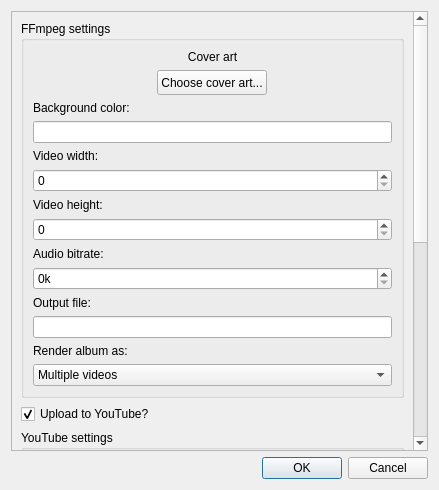
<?xml version="1.0" encoding="UTF-8"?>
<ui version="4.0">
 <class>songSettingsWindow</class>
 <widget class="QWidget" name="songSettingsWindow">
  <property name="geometry">
   <rect>
    <x>0</x>
    <y>0</y>
    <width>439</width>
    <height>490</height>
   </rect>
  </property>
  <property name="sizePolicy">
   <sizepolicy hsizetype="Expanding" vsizetype="Expanding">
    <horstretch>0</horstretch>
    <verstretch>0</verstretch>
   </sizepolicy>
  </property>
  <property name="minimumSize">
   <size>
    <width>400</width>
    <height>400</height>
   </size>
  </property>
  <layout class="QVBoxLayout" name="verticalLayout_2">
   <item>
    <widget class="SettingsScrollArea" name="scrollArea">
     <property name="minimumSize">
      <size>
       <width>200</width>
       <height>200</height>
      </size>
     </property>
     <property name="widgetResizable">
      <bool>true</bool>
     </property>
     <widget class="QWidget" name="songSettings">
      <property name="geometry">
       <rect>
        <x>0</x>
        <y>-261</y>
        <width>405</width>
        <height>816</height>
       </rect>
      </property>
      <property name="sizePolicy">
       <sizepolicy hsizetype="Expanding" vsizetype="Expanding">
        <horstretch>0</horstretch>
        <verstretch>0</verstretch>
       </sizepolicy>
      </property>
      <property name="minimumSize">
       <size>
        <width>0</width>
        <height>0</height>
       </size>
      </property>
      <layout class="QVBoxLayout" name="verticalLayout">
       <item>
        <widget class="QGroupBox" name="ffmpegSettings">
         <property name="title">
          <string>FFmpeg settings</string>
         </property>
         <layout class="QVBoxLayout" name="verticalLayout_7">
          <item>
           <widget class="CoverArtDisplay" name="coverArt">
            <property name="sizePolicy">
             <sizepolicy hsizetype="Expanding" vsizetype="Expanding">
              <horstretch>0</horstretch>
              <verstretch>0</verstretch>
             </sizepolicy>
            </property>
            <property name="minimumSize">
             <size>
              <width>0</width>
              <height>0</height>
             </size>
            </property>
            <property name="text">
             <string>Cover art</string>
            </property>
            <property name="scaledContents">
             <bool>false</bool>
            </property>
            <property name="alignment">
             <set>Qt::AlignCenter</set>
            </property>
           </widget>
          </item>
          <item alignment="Qt::AlignHCenter">
           <widget class="QPushButton" name="coverArtButton">
            <property name="minimumSize">
             <size>
              <width>0</width>
              <height>25</height>
             </size>
            </property>
            <property name="maximumSize">
             <size>
              <width>150</width>
              <height>50</height>
             </size>
            </property>
            <property name="text">
             <string>Choose cover art...</string>
            </property>
           </widget>
          </item>
          <item>
           <widget class="QLabel" name="label">
            <property name="text">
             <string>Background color:</string>
            </property>
           </widget>
          </item>
          <item>
           <widget class="QLineEdit" name="backgroundColor"/>
          </item>
          <item>
           <widget class="QLabel" name="label_14">
            <property name="text">
             <string>Video width:</string>
            </property>
           </widget>
          </item>
          <item>
           <widget class="QSpinBox" name="videoWidth">
            <property name="maximum">
             <number>99999</number>
            </property>
           </widget>
          </item>
          <item>
           <widget class="QLabel" name="label_15">
            <property name="text">
             <string>Video height:</string>
            </property>
           </widget>
          </item>
          <item>
           <widget class="QSpinBox" name="videoHeight">
            <property name="maximum">
             <number>99999</number>
            </property>
           </widget>
          </item>
          <item>
           <widget class="QLabel" name="label_16">
            <property name="text">
             <string>Audio bitrate:</string>
            </property>
           </widget>
          </item>
          <item>
           <widget class="QSpinBox" name="audioBitrate">
            <property name="suffix">
             <string>k</string>
            </property>
            <property name="maximum">
             <number>99999</number>
            </property>
           </widget>
          </item>
          <item>
           <widget class="QLabel" name="label_2">
            <property name="text">
             <string>Output file:</string>
            </property>
           </widget>
          </item>
          <item>
           <widget class="QLineEdit" name="fileOutput"/>
          </item>
          <item>
           <widget class="QLabel" name="albumPlaylistLabel">
            <property name="text">
             <string>Render album as:</string>
            </property>
           </widget>
          </item>
          <item>
           <widget class="QComboBox" name="albumPlaylist">
            <item>
             <property name="text">
              <string>Multiple videos</string>
             </property>
            </item>
            <item>
             <property name="text">
              <string>Single video</string>
             </property>
            </item>
           </widget>
          </item>
         </layout>
        </widget>
       </item>
       <item>
        <widget class="SettingCheckBox" name="uploadYouTube">
         <property name="text">
          <string>Upload to YouTube?</string>
         </property>
         <property name="checked">
          <bool>true</bool>
         </property>
         <property name="tristate">
          <bool>false</bool>
         </property>
        </widget>
       </item>
       <item>
        <widget class="QGroupBox" name="youtubeSettings">
         <property name="title">
          <string>YouTube settings</string>
         </property>
         <layout class="QVBoxLayout" name="verticalLayout_6">
          <item>
           <widget class="QLabel" name="label_9">
            <property name="text">
             <string>Upload as user:</string>
            </property>
           </widget>
          </item>
          <item>
           <widget class="QComboBox" name="userSelect"/>
          </item>
          <item alignment="Qt::AlignRight">
           <widget class="QPushButton" name="addUser">
            <property name="minimumSize">
             <size>
              <width>0</width>
              <height>25</height>
             </size>
            </property>
            <property name="maximumSize">
             <size>
              <width>150</width>
              <height>50</height>
             </size>
            </property>
            <property name="text">
             <string>Add new user...</string>
            </property>
           </widget>
          </item>
          <item>
           <widget class="QLabel" name="label_10">
            <property name="text">
             <string>Video title:</string>
            </property>
           </widget>
          </item>
          <item>
           <widget class="QLineEdit" name="videoTitle"/>
          </item>
          <item>
           <widget class="QLabel" name="label_11">
            <property name="text">
             <string>Video description:</string>
            </property>
           </widget>
          </item>
          <item>
           <widget class="QPlainTextEdit" name="videoDescription"/>
          </item>
          <item>
           <widget class="QLabel" name="label_12">
            <property name="text">
             <string>Video tags:</string>
            </property>
           </widget>
          </item>
          <item>
           <widget class="QPlainTextEdit" name="videoTags">
            <property name="maximumSize">
             <size>
              <width>16777215</width>
              <height>16777215</height>
             </size>
            </property>
           </widget>
          </item>
          <item>
           <widget class="QLabel" name="label_13">
            <property name="text">
             <string>Visibility:</string>
            </property>
           </widget>
          </item>
          <item>
           <widget class="QComboBox" name="videoVisibility">
            <item>
             <property name="text">
              <string>Public</string>
             </property>
            </item>
            <item>
             <property name="text">
              <string>Unlisted</string>
             </property>
            </item>
           </widget>
          </item>
         </layout>
        </widget>
       </item>
      </layout>
     </widget>
    </widget>
   </item>
   <item>
    <widget class="QDialogButtonBox" name="songSettingsButtonBox">
     <property name="standardButtons">
      <set>QDialogButtonBox::Cancel|QDialogButtonBox::Ok</set>
     </property>
    </widget>
   </item>
  </layout>
 </widget>
 <customwidgets>
  <customwidget>
   <class>SettingCheckBox</class>
   <extends>QCheckBox</extends>
   <header>setting_check_box.h</header>
  </customwidget>
  <customwidget>
   <class>CoverArtDisplay</class>
   <extends>QLabel</extends>
   <header>cover_art_display.h</header>
  </customwidget>
  <customwidget>
   <class>SettingsScrollArea</class>
   <extends>QScrollArea</extends>
   <header>settings_scroll_area.h</header>
   <container>1</container>
  </customwidget>
 </customwidgets>
 <resources/>
 <connections/>
</ui>
